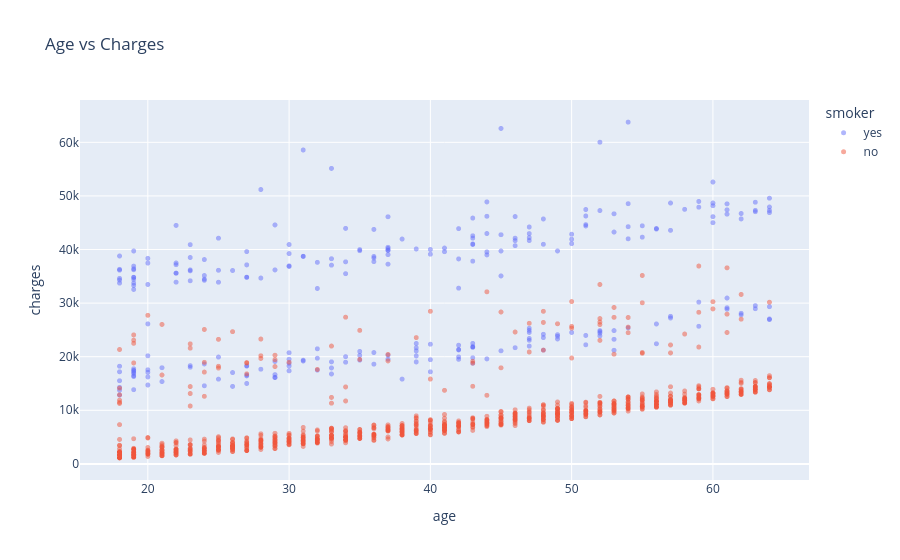

The cell this chart's notebook holds for it:
### Markdown cell above
Check how age relates to charges.

### Code cell
fig = px.scatter(medical_df,
                     x='age',
                     y='charges',
                     color='smoker',
                     opacity=0.5,
                     hover_data=['sex','bmi'],
                     title='Age vs Charges')
fig.update_traces(marker_size=5)
fig.show()

### Figure 1 — Plotly figure (JSON) as saved in the notebook; plotly's stock layout.template omitted (floating-point values rounded to 4 significant figures; data arrays with more than 128 entries replaced by an {"elided": "..."} marker saying what was removed)
{"data": [{"customdata": {"elided": "274x2 mixed values"}, "hovertemplate": "smoker=yes<br>age=%{x}<br>charges=%{y}<br>sex=%{customdata[0]}<br>bmi=%{customdata[1]}<extra></extra>", "legendgroup": "yes", "marker": {"color": "#636efa", "opacity": 0.5, "size": 5, "symbol": "circle"}, "mode": "markers", "name": "yes", "showlegend": true, "type": "scattergl", "x": {"elided": "274 int values"}, "xaxis": "x", "y": {"elided": "274 float values"}, "yaxis": "y"}, {"customdata": {"elided": "1064x2 mixed values"}, "hovertemplate": "smoker=no<br>age=%{x}<br>charges=%{y}<br>sex=%{customdata[0]}<br>bmi=%{customdata[1]}<extra></extra>", "legendgroup": "no", "marker": {"color": "#EF553B", "opacity": 0.5, "size": 5, "symbol": "circle"}, "mode": "markers", "name": "no", "showlegend": true, "type": "scattergl", "x": {"elided": "1064 int values"}, "xaxis": "x", "y": {"elided": "1064 float values"}, "yaxis": "y"}], "layout": {"legend": {"title": {"text": "smoker"}, "tracegroupgap": 0}, "title": {"text": "Age vs Charges"}, "xaxis": {"anchor": "y", "domain": [0, 1], "title": {"text": "age"}}, "yaxis": {"anchor": "x", "domain": [0, 1], "title": {"text": "charges"}}}}
